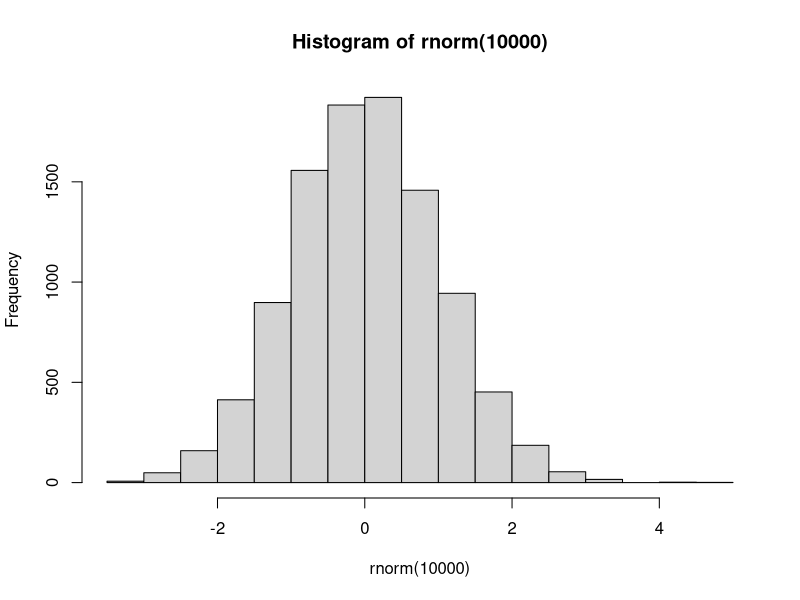

Write the R code that produced this figure.
## ---- chunk 1
1 + 1
## ---- chunk 2
#| echo: false
2 * 2
## ---- chunk 3
#| echo: false
#| fig-asp: 2

hist(rnorm(10000))
## ---- chunk 4
3+5

